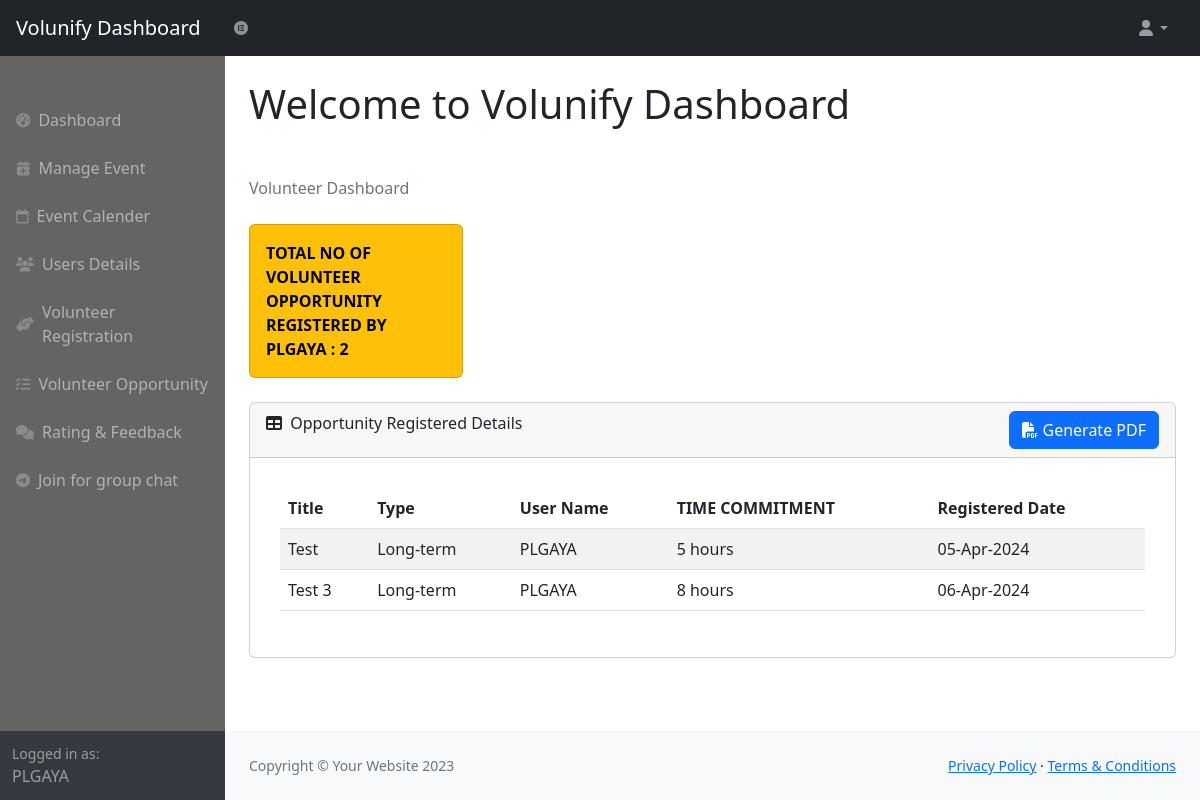
/ADMIN/ (signed in), run on the app's committed database.
### tables this page shows
CREATE TABLE IF NOT EXISTS `vol_reg` (
  `REG_ID` int(10) NOT NULL AUTO_INCREMENT,
  `VOL_ID` int(10) NOT NULL,
  `OPP_ID` int(10) NOT NULL,
  `REG_DATE` varchar(50) NOT NULL,
  `STATUS` varchar(20) DEFAULT 'Pending',
  `AVAIABILITY` varchar(50) NOT NULL,
  `CONTACT_INFO` varchar(50) NOT NULL,
  `QUALICFICATION` varchar(50) NOT NULL,
  PRIMARY KEY (`REG_ID`),
  KEY `VOL_ID` (`VOL_ID`),
  KEY `OPP_ID` (`OPP_ID`)
);

CREATE TABLE IF NOT EXISTS `vol_opp` (
  `OPP_ID` int(10) NOT NULL AUTO_INCREMENT,
  `ORG_ID` int(10) NOT NULL,
  `TITLE` varchar(255) NOT NULL,
  `DESCRIPTION` text NOT NULL,
  `TYPE` varchar(50) NOT NULL,
  `LOCATION` varchar(50) NOT NULL,
  `TIME_COMMITMENT` varchar(50) NOT NULL,
  `DATE_POSTED` varchar(50) NOT NULL,
  `STATUS` varchar(50) NOT NULL,
  PRIMARY KEY (`OPP_ID`),
  KEY `ORG_ID` (`ORG_ID`)
);

CREATE TABLE IF NOT EXISTS `user` (
  `USERID` int(11) NOT NULL AUTO_INCREMENT,
  `USERNAME` varchar(50) NOT NULL,
  `FULLNAME` varchar(50) NOT NULL,
  `PASSWORD` varchar(100) NOT NULL,
  `EMAIL` varchar(50) NOT NULL,
  `USERTYPE` int(10) NOT NULL,
  `LOCATION` varchar(20) NOT NULL,
  `INTEREST` text NOT NULL,
  `ABILITY` text NOT NULL,
  `TALENTS` text NOT NULL,
  `CREDENTIAL` text NOT NULL,
  `REG_DATE` text NOT NULL,
  PRIMARY KEY (`USERID`),
  KEY `USERTYPE` (`USERTYPE`)
);

### ADMIN/index.php (the view, shortened to what this page needs)
<?php
include("dbConn.php");
if(isset($_SESSION['userName'])){
if(isset($_SESSION['role'])){
$role=$_SESSION['role']; }
switch($role){
case "Admin" ?>
<?php ;break;	case "Volunteer" ?>
<!DOCTYPE html>
<html lang="en">
    <head>
        <link href="https://cdn.jsdelivr.net/npm/simple-datatables@7.1.2/dist/style.min.css" rel="stylesheet" />
        <link href="css/styles.css" rel="stylesheet" />
        <link href="css/main.css" rel="stylesheet" />
    </head>
    <body class="sb-nav-fixed">
        <nav class="sb-topnav navbar navbar-expand navbar-dark bg-dark">
            <a class="navbar-brand ps-3" href="./">Volunify Dashboard</a>
            <button class="btn btn-link btn-sm order-1 order-lg-0 me-4 me-lg-0" id="sidebarToggle" href="#!"><i class="fa-brands fa-elementor"></i></i></button>
            <ul class="navbar-nav ms-auto ms-md-0 me-3 me-lg-4">
                <li class="nav-item dropdown">
                    <a class="nav-link dropdown-toggle" id="navbarDropdown" href="#" role="button" data-bs-toggle="dropdown" aria-expanded="false"><i class="fas fa-user fa-fw"></i></a>
                </li>
            </ul>
        </nav>
        <div id="layoutSidenav">
            <div id="layoutSidenav_nav">
                <nav class="sb-sidenav accordion sb-sidenav-dark" id="sidenavAccordion">
                    <?php include('nav.php'); ?>
                    <div class="sb-sidenav-footer">
                        <div class="small">Logged in as:</div>
                        <?php echo $_SESSION['userName']; ?>
                    </div>
                </nav>
            </div>
            <div id="layoutSidenav_content">
                <main>
                    <div class="container-fluid px-4">
                    <h1 class="my-4">Welcome to Volunify Dashboard</h1>
                        <section>
                        <ol class="breadcrumb mb-4">
                            <li class="breadcrumb-item active mt-4"> Volunteer Dashboard</li>
                        </ol>
                        <div class="row">
                        <div class="col-xl-3 col-md-4">
                                <div class="card bg-warning text-black fw-bolder text-uppercase mb-4">
                                <?php
                                $VOLID = $_SESSION['uID'];
                                $sql = "SELECT COUNT(*) AS row_count FROM vol_reg WHERE VOL_ID = $VOLID";
                                $result = $db->query($sql);
                                if ($result) {
                                    $row = $result->fetch_assoc();
                                ?>
                                    <div class="card-body">Total no of Volunteer Opportunity Registered by <?php echo $_SESSION['userName']; ?> : <?php echo $row["row_count"]; ?></div>
                                    <?php } else {
                                    echo "Error: " . $conn->error;
                                } ?>
                                </div>
                            </div>
                        </div>
                        <div class="card  mb-4" >
                            <div class="card-header">
                                <i class="fas fa-table me-1"></i>
                                Opportunity Registered Details
                                <button id="generate-pdf" class="btn btn-primary float-end"> <i class="fa-solid fa-file-pdf"></i> Generate PDF</button>
                            </div>
                            <div class="card-body" id="content">
                                <div>
                                    <table class="table table-striped table-hover">
                                        <thead>
                                        <tr>
                                            <th>Title</th>
                                            <th>Type</th>
                                            <th>User Name</th>
                                            <th>TIME COMMITMENT</th>
                                            <th>Registered Date</th>
                                        </tr>
                                        </thead>
                                        <tbody>
                                        <?php
                                        $VOLID = $_SESSION['uID'];
                                        $query = $db->query("SELECT vol_opp.TITLE, vol_opp.TYPE, vol_opp.TIME_COMMITMENT,vol_reg.REG_DATE, user.USERNAME FROM user, vol_reg, vol_opp WHERE vol_reg.OPP_ID = vol_opp.OPP_ID AND user.USERID = vol_reg.VOL_ID AND vol_reg.VOL_ID = $VOLID");
                                        if($query->num_rows > 0){
                                            while($row = $query->fetch_assoc()){ ?>
                                        <tr>
                                            <td><?php echo $row["TITLE"]; ?></td>
                                            <td><?php echo $row["TYPE"]; ?></td>
                                            <td><?php echo $row["USERNAME"]; ?></td>
                                            <td><?php echo $row["TIME_COMMITMENT"]; ?></td>
                                            <td><?php echo $row["REG_DATE"]; ?></td>
                                        </tr>
                                        <?php } }else{?>
                                        <p>No Record's Found</p>
                                        <?php	}  ?>
                                        </tbody>
                                    </table>
                                </div>
                            </div>
                        </div>
                        </section>
                    </div>
                </main>
                <footer class="py-4 bg-light mt-auto">
                    <div class="container-fluid px-4">
                        <div class="d-flex align-items-center justify-content-between small">
                            <div class="text-muted">Copyright &copy; Your Website 2023</div>
                            <div>
                                <a href="#">Privacy Policy</a>
                                &middot;
                                <a href="#">Terms &amp; Conditions</a>
                            </div>
                        </div>
                    </div>
                </footer>
            </div>
        </div>
    </body>
</html>
<?php ;break;	case "Organization" ?>
<?php ;break; } ?>
<?php } ?>

### ADMIN/css/main.css (style rules this page uses)
.sb-sidenav-dark { background-color: #666363; }

### ADMIN/index.php (style rules this page uses)
#content { padding: 30px; }

### data on the page
vol_reg: OPP_ID.TITLE "Test", OPP_ID.TYPE "Long-term", VOL_ID.USERNAME "PLGAYA", OPP_ID.TIME_COMMITMENT "5 hours", REG_DATE "05-Apr-2024"
vol_reg: OPP_ID.TITLE "Test 3", OPP_ID.TYPE "Long-term", VOL_ID.USERNAME "PLGAYA", OPP_ID.TIME_COMMITMENT "8 hours", REG_DATE "06-Apr-2024"

### other printed values
$_SESSION['userName'] "PLGAYA"
$row["row_count"] "2"
